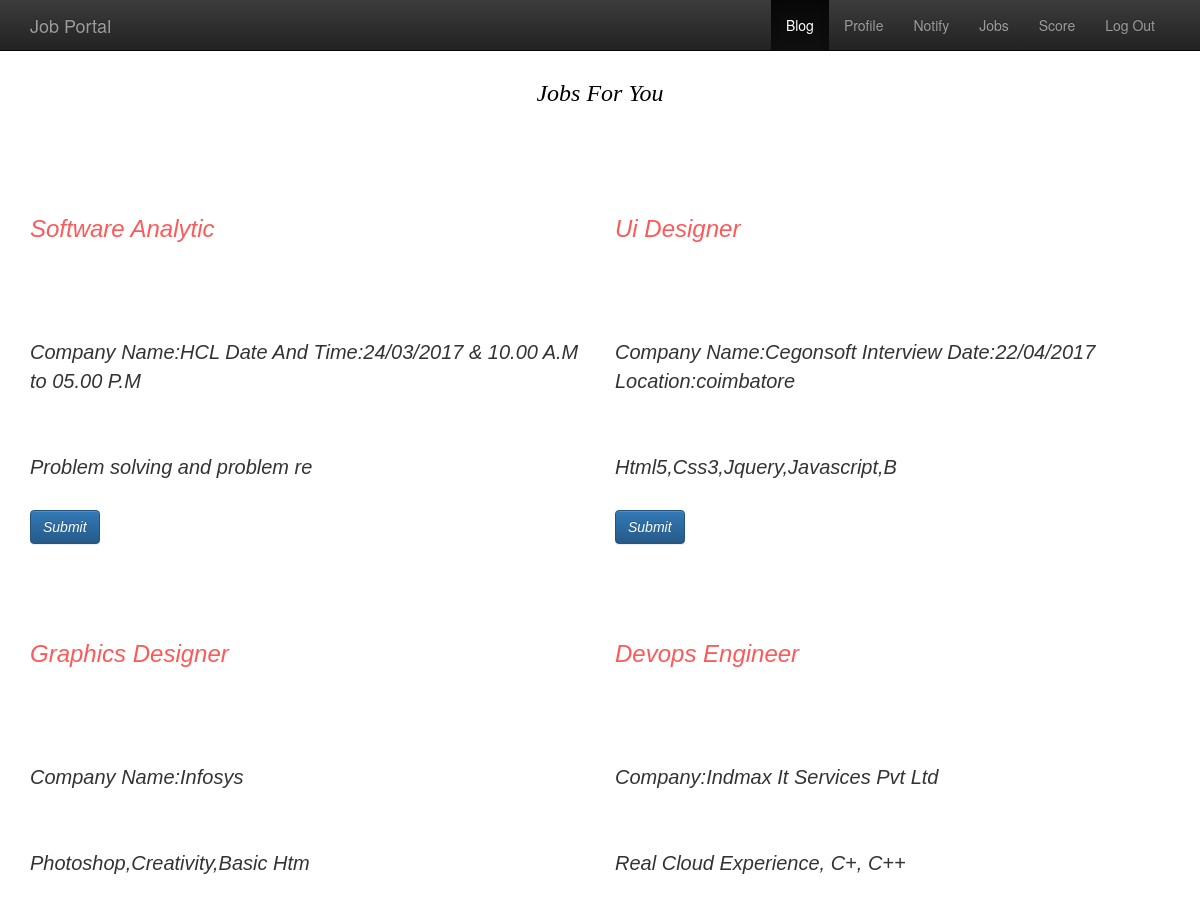
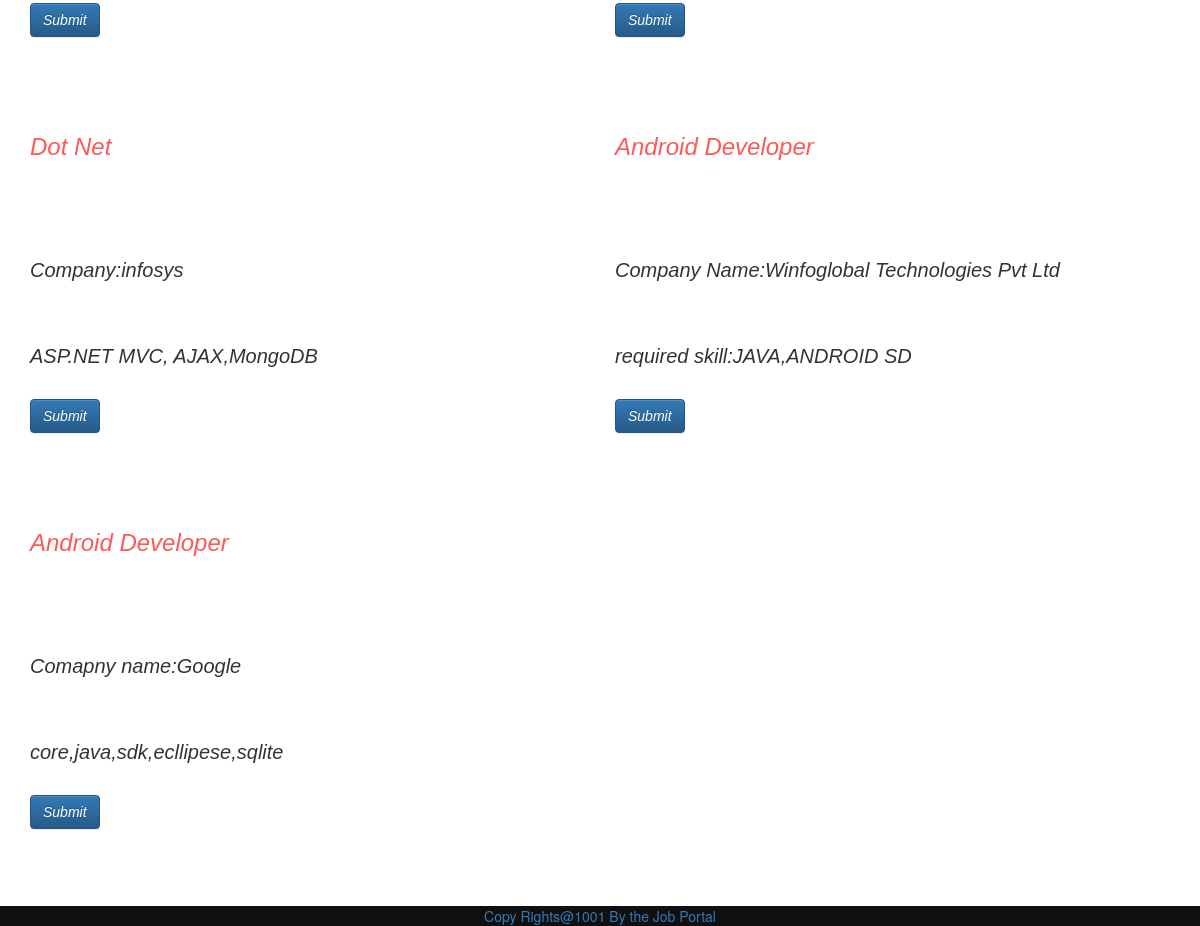
Screenshot of /blog.php with the database file from the repository (2 pictures, top to bottom).
### tables this page shows
CREATE TABLE IF NOT EXISTS `posts` (
  `id` int(100) NOT NULL AUTO_INCREMENT,
  `desg` varchar(100) NOT NULL,
  `desc1` varchar(10000) NOT NULL,
  `skill` varchar(200) NOT NULL,
  `datetime` datetime NOT NULL,
  PRIMARY KEY (`id`)
);

### blog.php (the view, shortened to what this page needs)
<html>
<head>
<link rel="stylesheet" text="text/css" href="css/bootstrap.min.css">
<link rel="stylesheet" text="text/css" href="css/bootstrap-theme.min.css">
<link rel="stylesheet" text="text/css" href="css/style.css">
</head>
<body>
<nav class="navbar navbar-inverse navbar-fixed-top" id="my-navbar">
<div class="container">
<div class="nav-header logo">
<a href="index.php" class="navbar-brand pull-left">Job Portal</a>
</div>
<div class="collapse navbar-collapse menu">
<ul class="nav navbar-nav pull-right" >
<li class="active"><a href="blog.php">Blog</a></li>
<li><a href="profilepage.php">Profile</a></li>
<li><a href="notification.php">Notify</a></li>
<li ><a href="userjobs.php">Jobs</a></li>
<li ><a href="usermark.php">Score</a></li>
<li><a href="alogout.php">Log Out</a></li>
</ul>
</div>
</div>
</nav>
<br>
<br>
<br>
<div class="container text-center" style="color:#000;font-family:Times New Roman;font-style:Oblique;font-size:40px;">
<h3>Jobs For You</h3>
</div>
<br>
<br>
<br>
<br>
<div class="row" style="margin:0 auto;">
<div class="col-md-12">
<?php
	$sql="select * from posts";
	$res=mysql_query($sql) or die(mysql_error());
	while($pos=mysql_fetch_array($res))
	{
		echo'<div class="col-md-6" style="font-style:oblique;font-size:20px;font-family:Arial;">';
		echo"<h3 style=color:#FD5959;>". $pos[1]."</h3><br/><br/><br/>";
		echo substr($pos[2],0,100)."<br/><br/><br/>";
		echo substr($pos['skill'],0,30)."<br/<br/><br/>";
		?>
		<form action='view.php?id=<?php echo $pos['id'];?>' method='post'><input type='submit' name='apply' values='APPLY'  class='btn btn-primary'></form><br/><br/>
		<?php
		echo'</div>';
	}
?>
</div>
</div>
<div class="footer text-center bill">
<a href="index.php">Copy Rights@1001 <span>By the Job Portal</span></a>
</div>
</body>
</html>

### css/style.css (style rules this page uses)
.bill { background-color:#101010 !important; }

### rows the page displays
posts: desg "Software Analytic", desc1 "Company Name:HCL Date And Time:24/03/2017 & 10.00 A.M to 05.00 P.M", skill "Problem solving and problem re"
posts: desg "Ui Designer", desc1 "Company Name:Cegonsoft Interview Date:22/04/2017 Location:coimbatore", skill "Html5,Css3,Jquery,Javascript,B"
posts: desg "Graphics Designer", desc1 "Company Name:Infosys", skill "Photoshop,Creativity,Basic Htm"
posts: desg "Devops Engineer", desc1 "Company:Indmax It Services Pvt Ltd", skill "Real Cloud Experience, C+, C++"
posts: desg "Dot Net", desc1 "Company:infosys", skill "ASP.NET MVC, AJAX,MongoDB"
posts: desg "Android Developer", desc1 "Company Name:Winfoglobal Technologies Pvt Ltd", skill "required skill:JAVA,ANDROID SD"
posts: desg "Android Developer", desc1 "Comapny name:Google", skill "core,java,sdk,ecllipese,sqlite"
